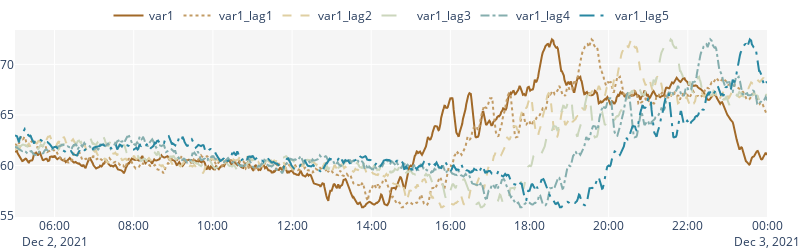

Write notebook code for a chart like this one.
### Code cell
list_line = ["solid", "dot", "dash", "longdash", "dashdot", "longdashdot"]

n_colors = len(list_line)
list_colors = px.colors.sample_colorscale(colorscale, [n/(n_colors -1) for n in range(n_colors)])
random.shuffle(copy.deepcopy(list_colors))

fig = go.Figure()

i_label = 0
for col in data_feat_stats.columns:

    fig.add_trace(go.Scatter(
        mode="lines",
        x=data_feat_stats.index.values,
        y=data_feat_stats[col].values,
        name=col,
        line=dict(
            color=list_colors[i_label],
            dash=list_line[i_label],
        ),
    ))

    i_label+=1

fig.update_layout(
    width=800,
    height=250,
    margin=dict(
        l=0,
        r=0,
        t=30,
        b=0,
    ),
    plot_bgcolor="rgb(245,245,245)",
    legend=dict(
        orientation="h",
        yanchor="bottom",
        y=1,
        xanchor="center",
        x=0.5,
    )
)

filename = "example_feat_timelag"
pio.write_image(fig, path + "/" + filename + ".svg")
# https://stackoverflow.com/questions/51450134/how-to-convert-svg-to-png-or-jpeg-in-python
image = pyvips.Image.thumbnail(path + "/" + filename + ".svg", 3000)
image.write_to_file(path + "/" + filename + ".png")

fig.show()

### Figure 1 — Plotly figure (JSON) as saved in the notebook; plotly's stock layout.template omitted (floating-point values rounded to 4 significant figures; data arrays with more than 128 entries replaced by an {"elided": "..."} marker saying what was removed)
{"data": [{"line": {"color": "rgb(161, 105, 40)", "dash": "solid"}, "mode": "lines", "name": "var1", "type": "scatter", "x": {"elided": "1141 str values"}, "y": {"elided": "1141 float values"}}, {"line": {"color": "rgb(194, 155, 100)", "dash": "dot"}, "mode": "lines", "name": "var1_lag1", "type": "scatter", "x": {"elided": "1141 str values"}, "y": {"elided": "1141 float values"}}, {"line": {"color": "rgb(223, 207, 162)", "dash": "dash"}, "mode": "lines", "name": "var1_lag2", "type": "scatter", "x": {"elided": "1141 str values"}, "y": {"elided": "1141 float values"}}, {"line": {"color": "rgb(203, 214, 188)", "dash": "longdash"}, "mode": "lines", "name": "var1_lag3", "type": "scatter", "x": {"elided": "1141 str values"}, "y": {"elided": "1141 float values"}}, {"line": {"color": "rgb(133, 174, 174)", "dash": "dashdot"}, "mode": "lines", "name": "var1_lag4", "type": "scatter", "x": {"elided": "1141 str values"}, "y": {"elided": "1141 float values"}}, {"line": {"color": "rgb(40, 135, 161)", "dash": "longdashdot"}, "mode": "lines", "name": "var1_lag5", "type": "scatter", "x": {"elided": "1141 str values"}, "y": {"elided": "1141 float values"}}], "layout": {"height": 250, "legend": {"orientation": "h", "x": 0.5, "xanchor": "center", "y": 1, "yanchor": "bottom"}, "margin": {"b": 0, "l": 0, "r": 0, "t": 30}, "plot_bgcolor": "rgb(245,245,245)", "width": 800}}
